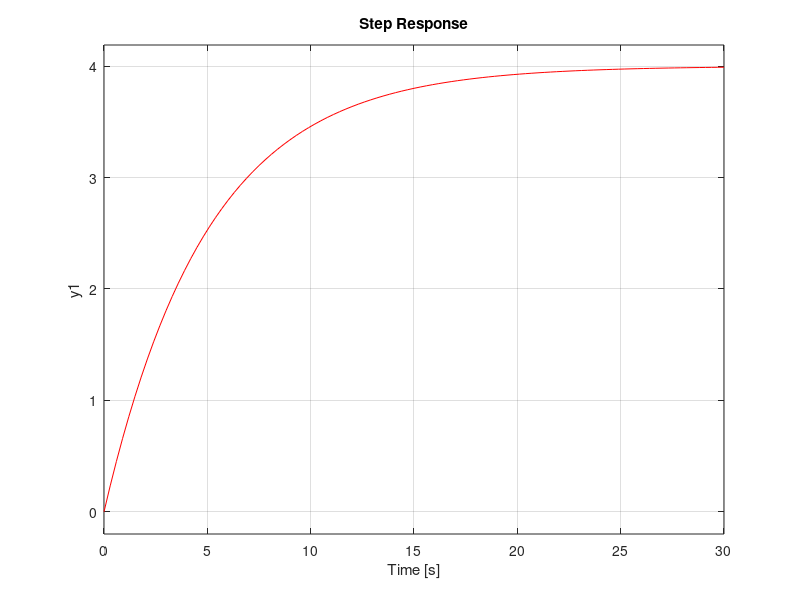
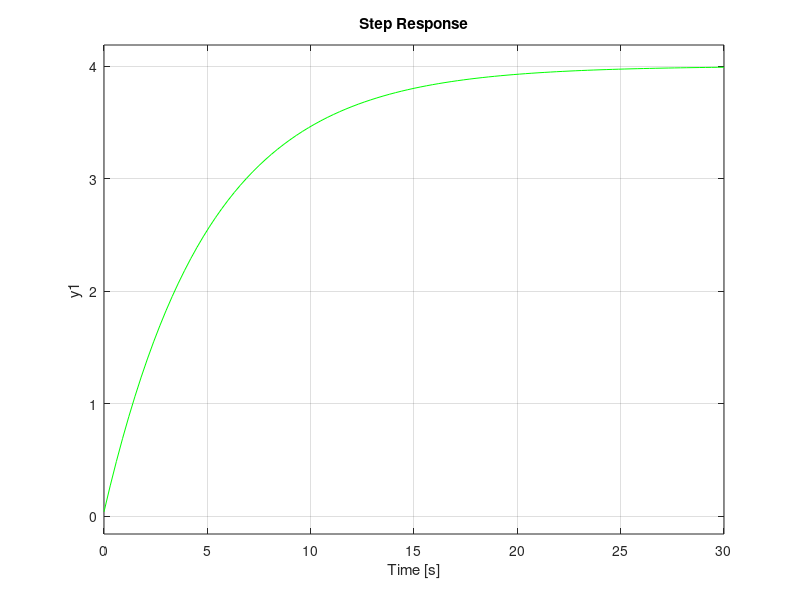

Write the MATLAB code that produced these figures, in order.
s = tf('s');
H1 = 4/(5*s+1);
H2 = 4/(5*s+1)*(0.05*s+1);
step(H1, 'r');   % raspunsul la treapta
figure;
step(H2, 'g');   % raspunsul la treapta

